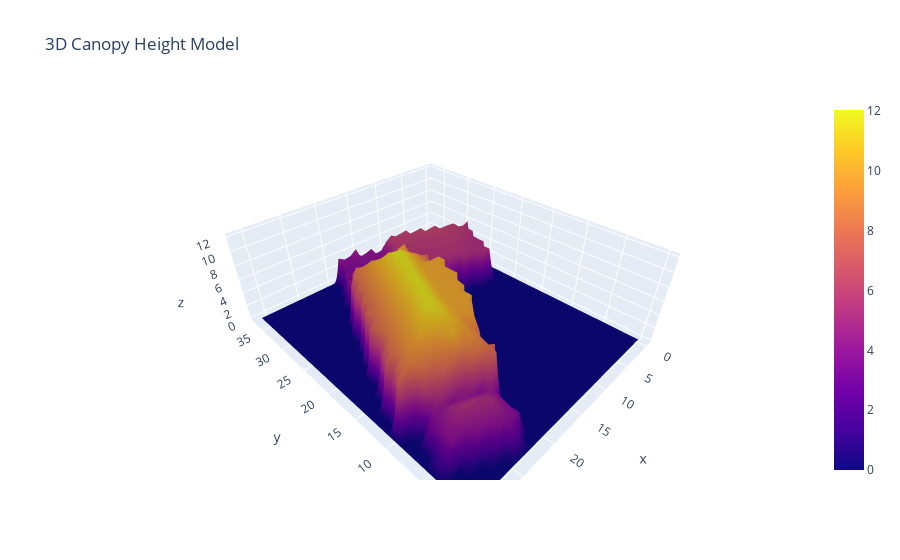

Notebook code for this chart:
### Code cell
#Plot the 3D model of the house
fig = go.Figure(data=go.Surface(z=chm_masked))

fig.update_scenes(yaxis_autorange="reversed")

fig.update_layout(title='3D Canopy Height Model')

fig.show()

### Figure 1 — Plotly figure (JSON) as saved in the notebook; plotly's stock layout.template omitted (floating-point values rounded to 4 significant figures; data arrays with more than 128 entries replaced by an {"elided": "..."} marker saying what was removed)
{"data": [{"type": "surface", "z": {"elided": "38x32 float values"}}], "layout": {"scene": {"yaxis": {"autorange": "reversed"}}, "title": {"text": "3D Canopy Height Model"}}}
